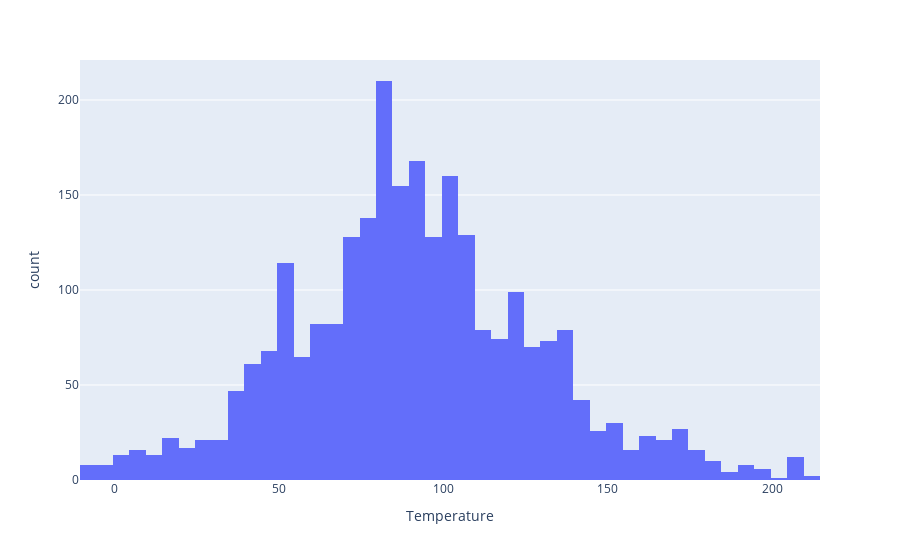

Notebook code for this chart:
### Code cell
# We see a daily rhythm to the temperature. The units here are .1°C, so the range is roughly 30-70°F.

# Let's also look at how these temperatures are distributed.
px.histogram(bess, x='Temperature')

### Figure 1 — Plotly figure (JSON) as saved in the notebook; plotly's stock layout.template omitted (floating-point values rounded to 4 significant figures; data arrays with more than 128 entries replaced by an {"elided": "..."} marker saying what was removed)
{"data": [{"alignmentgroup": "True", "bingroup": "x", "hovertemplate": "Temperature=%{x}<br>count=%{y}<extra></extra>", "legendgroup": "", "marker": {"color": "#636efa", "pattern": {"shape": ""}}, "name": "", "offsetgroup": "", "orientation": "v", "showlegend": false, "type": "histogram", "x": {"elided": "2592 int values"}, "xaxis": "x", "yaxis": "y"}], "layout": {"barmode": "relative", "legend": {"tracegroupgap": 0}, "margin": {"t": 60}, "xaxis": {"anchor": "y", "domain": [0, 1], "title": {"text": "Temperature"}}, "yaxis": {"anchor": "x", "domain": [0, 1], "title": {"text": "count"}}}}
